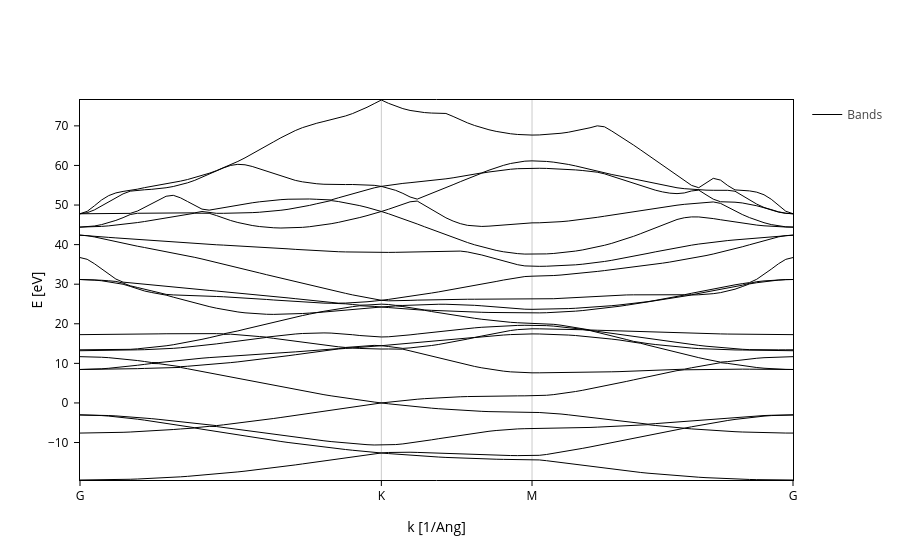

Notebook cell for this chart:
### Code cell
# Then we can plot the bands
band_struct.plot()
